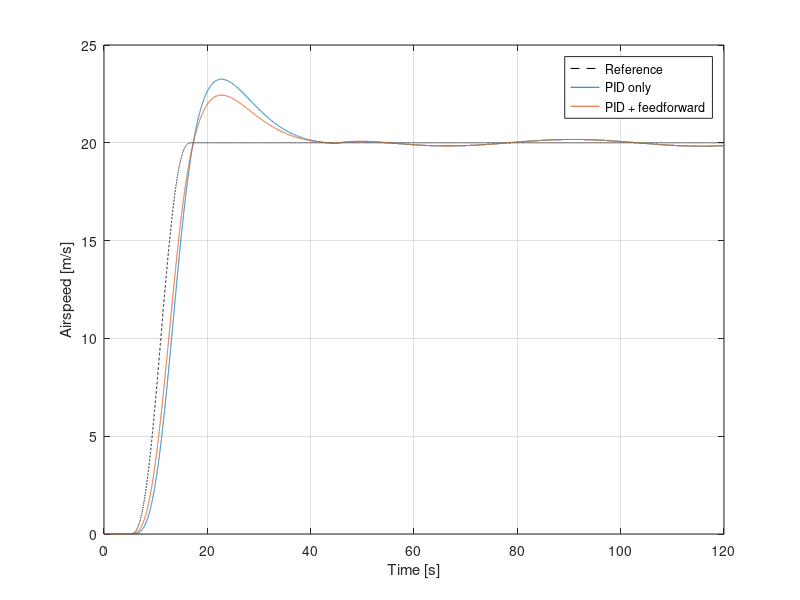
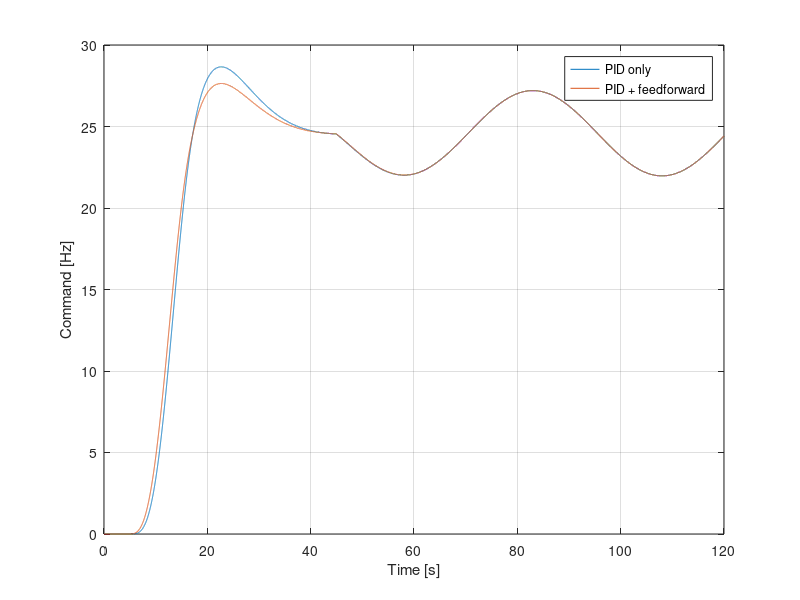
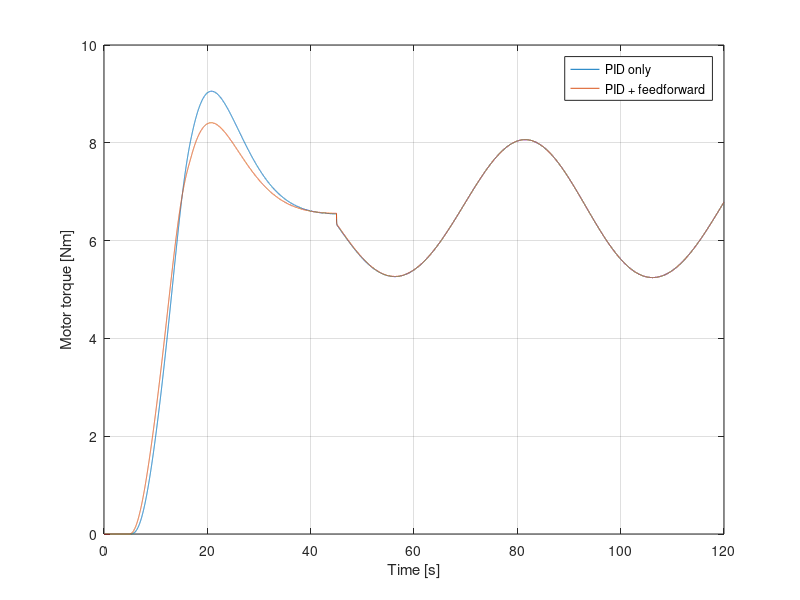

MATLAB code for these plots, in order:
% Wind tunnel: torque-domain PID + feedforward + approximate V20 slip model
% Author: R.E. van Eekelen
% Run in MATLAB: windtunnel_torque_simulation
% Assumed motor model: 4 poles, 50 Hz, 1450 rpm, 4 kW nameplate.
% All curves are SIMULATED and MUST NOT be used for commissioning.
clear; close all; clc;
Ts=0.005; t=(0:Ts:120)';
Jm=0.10; Jfan=0.20; J=Jm+Jfan; % EXAMPLE ONLY: replace with measured inertias
n0=1450; w0=2*pi*n0/60; v0=40; Kv=v0/w0;
p=2; Pn=4000; fn=50;
Tnom=Pn/w0;
Ks=Tnom/(2*pi*fn/p-w0);
Kload=Tnom/w0^2;
fd=0.02; Ad=5; emax=0.5; wd=2*pi*fd;
M=Ad/emax; Kp=M*J*wd/Kv; wb=Kp*Kv/J;
Ti=10/wb; Td=3/wb; Tf=1/(10*wb);
Ki=Kp/Ti; Kd=Kp*Td;
fprintf('J=%.4f, Ks=%.4f, Kp=%.4f, Ki=%.4f, Kd=%.4f, Ti=%.4f, Td=%.4f, Tf=%.4f\n',...
 J,Ks,Kp,Ki,Kd,Ti,Td,Tf);
% Quintic reference: 0 -> 20 m/s, start at t=5, nominal duration=12 s.
t0=5; dur=12; target=20;
q=max(0,min(1,(t-t0)/dur));
vref=target*(10*q.^3-15*q.^4+6*q.^5);
vdot=zeros(size(t));
active=(t>=t0 & t<t0+dur);
vdot(active)=target*(30*q(active).^2-60*q(active).^3+30*q(active).^4)/dur;
% Compare PID alone with PID + torque feedforward.
Y=zeros(numel(t),2); F=zeros(numel(t),2); Torque=zeros(numel(t),2);
for mode=1:2
 omega=0; integral=0; oldError=0; oldMeasurement=0; dterm=0;
 for k=1:numel(t)
   v=Kv*omega;
   % Additive OUTPUT disturbance - for illustration begins at t=45.
   disturbance=0;
   if t(k)>=45, disturbance=2*sin(2*pi*fd*(t(k)-45)); end
   sensed=v+disturbance;
   error=vref(k)-sensed;
   % Tustin integration and filtered derivative-on-measurement.
   deltaI=Ki*Ts*(error+oldError)/2;
   dterm=((2*Tf-Ts)/(2*Tf+Ts))*dterm...
     -(2*Kd/(2*Tf+Ts))*(sensed-oldMeasurement);
   trial=Kp*error+integral+deltaI+dterm;
   % Anti-windup based on total actuator torque with +/-40 Nm correction.
   if abs(trial)<=40 || sign(deltaI)~=sign(trial)
      integral=integral+deltaI;
   end
   tpid=max(-40,min(40,Kp*error+integral+dterm));
   tff=(mode==2)*J*vdot(k)/Kv;
   tload=Kload*omega*abs(omega);
   tdemand=tload+tff+tpid;
   % Model inversion: electro-mechanical slip estimate, no VFD dynamics.
   f=max(0,min(50,(omega+tdemand/Ks)*p/(2*pi)));
   tmotor=Ks*(2*pi*f/p-omega);
   omega=max(0,omega+Ts*(tmotor-tload)/J);
   Y(k,mode)=sensed; F(k,mode)=f; Torque(k,mode)=tmotor;
   oldError=error; oldMeasurement=sensed;
 end
end
figure('Name','Wind tunnel reference tracking');
plot(t,vref,'k--',t,Y(:,1),t,Y(:,2));grid on;
xlabel('Time [s]');ylabel('Airspeed [m/s]');
legend('Reference','PID only','PID + feedforward','Location','best');
figure('Name','V20 frequency command (model only)');
plot(t,F);grid on;xlabel('Time [s]');ylabel('Command [Hz]');
legend('PID only','PID + feedforward','Location','best');
figure('Name','Motor torque (estimated)');
plot(t,Torque);grid on;xlabel('Time [s]');ylabel('Motor torque [Nm]');
legend('PID only','PID + feedforward','Location','best');
fprintf('NOTE: slip slope estimated from one rated point; no real VFD ramp, slip compensation or fan curve.\n');
